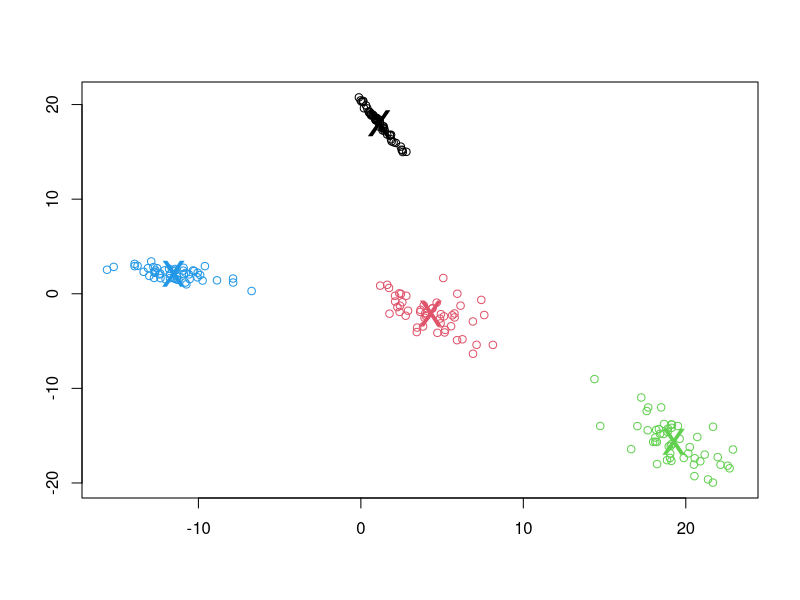

This chart was generated by the following R code:
give_labels <- function(clus, centers){
    d <- c()
    labels <- c()
    for(i in 1:200){
        d1 <- dist(clus[i,], centers[1,])
        d2 <- dist(clus[i,], centers[2,])
        d3 <- dist(clus[i,], centers[3,])
        d4 <- dist(clus[i,], centers[4,])
    # d < c(, dist(clus[i,], c[2,]), dist(clus[i,], c[3,]), dist(clus[i,], c[4,]))
        d <- c(d1, d2, d3, d4)
        labels <- c(labels, which(d == min(d)))
        d <- c()
    }
    clus <- cbind(clus, labels)
    # View(clus)
    
    # new_centers <- c(mean(clus[clus[3] == 1,]), mean(clus[clus[3]==2,]), mean(clus[clus[3]==3,]), mean(clus[clus[3]==4,]))
    # new_centers
    clus
}

dist <- function(x, c){
    sum((x-c)^2)
}

mean_center <- function(c){
    x <- mean(c[,1])
    y <- mean(c[,2])
    c(x,y)
}

assign_center <- function(new_clus, n){
    if(sum(new_clus[,3]==n)>1){
        x <- new_clus[new_clus[,3] == n,]
        # View(x)
        x <- mean_center(x)
    } else {
        x <- centers[n,]
    }
    x
}

# cluster1
z <- cbind(rnorm(50, mean=0,sd=1), rnorm(50, mean=0, sd=1))
T <- rnorm(4, mean=0, sd=1)
b <- rnorm(2, mean=0, sd=10)
T <- cbind(c(T[1], T[2]), c(T[3], T[4]))
cluster1 <- T %*% t(z) + b
cluster1 <- t(cluster1)

# cluster2
z <- cbind(rnorm(50, mean=0,sd=1), rnorm(50, mean=0, sd=1))
T <- rnorm(4, mean=0, sd=1)
b <- rnorm(2, mean=0, sd=10)
T <- cbind(c(T[1], T[2]), c(T[3], T[4]))
cluster2 <- T %*% t(z) + b
cluster2 <- t(cluster2)

# cluster3
z <- cbind(rnorm(50, mean=0,sd=1), rnorm(50, mean=0, sd=1))
T <- rnorm(4, mean=0, sd=1)
b <- rnorm(2, mean=0, sd=10)
T <- cbind(c(T[1], T[2]), c(T[3], T[4]))
cluster3 <- T %*% t(z) + b
cluster3 <- t(cluster3)

# cluster4
z <- cbind(rnorm(50, mean=0,sd=1), rnorm(50, mean=0, sd=1))
T <- rnorm(4, mean=0, sd=1)
b <- rnorm(2, mean=0, sd=10)
T <- cbind(c(T[1], T[2]), c(T[3], T[4]))
cluster4 <- T %*% t(z) + b
cluster4 <- t(cluster4)

# clusters <- c()

# for(i in 0:3){
#     # z <- rnorm(100, mean=0, sd=1)
#     # z <- cbind(z[1:50], z[51:100])
#     z <- cbind(rnorm(50, mean=0,sd=1), rnorm(50, mean=0, sd=1))
#     T <- rnorm(4, mean=0, sd=1)
#     b <- rnorm(2, mean=0, sd=10)
#     T <- cbind(c(T[1], T[3]), c(T[2], T[4]))
#     cluster4 <- T %*% t(z) + b
#     clusters <- c(clusters, t(cluster4))
# }

clus <- rbind(cluster1, cluster2, cluster3, cluster4)

centers<- cbind(rnorm(4, mean=0, sd=1), rnorm(4, mean=0, sd=1))

count=500
while(count >0){
    # print(count)
    new_clus <- give_labels(clus, centers)
    c1 <- assign_center(new_clus, 1)
    c2 <- assign_center(new_clus, 2)
    c3 <- assign_center(new_clus, 3)
    c4 <- assign_center(new_clus, 4)
    
    count = count - 1
    centers <- c()
    centers <- rbind(c1, c2, c3, c4)
    # print(centers)
}

print(centers)

color <- rep(0, 200)


plot(new_clus[,1:2], col=new_clus[,3])
points(centers, pch='x',col=1:4, cex=3)